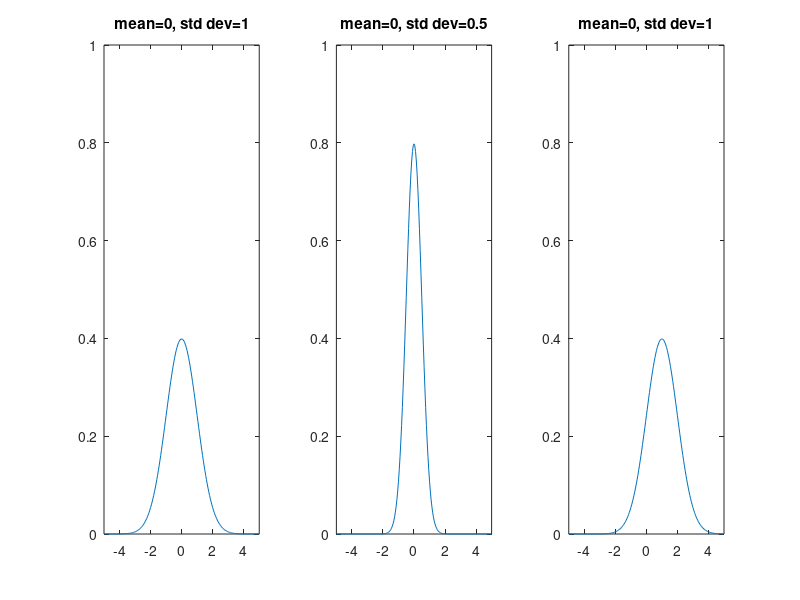

This chart was generated by the following MATLAB code:
x=-5:0.05:5;
y=normpdf(x,0,1);
subplot(131);
plot(x,y);
axis([-5 5 0 1]);
title('mean=0, std dev=1');
y=normpdf(x,0,0.5);
subplot(132);
plot(x,y);
axis([-5 5 0 1]);
title('mean=0, std dev=0.5');
y=normpdf(x,1,1);
subplot(133);
plot(x,y);
axis([-5 5 0 1]);
title('mean=0, std dev=1');
